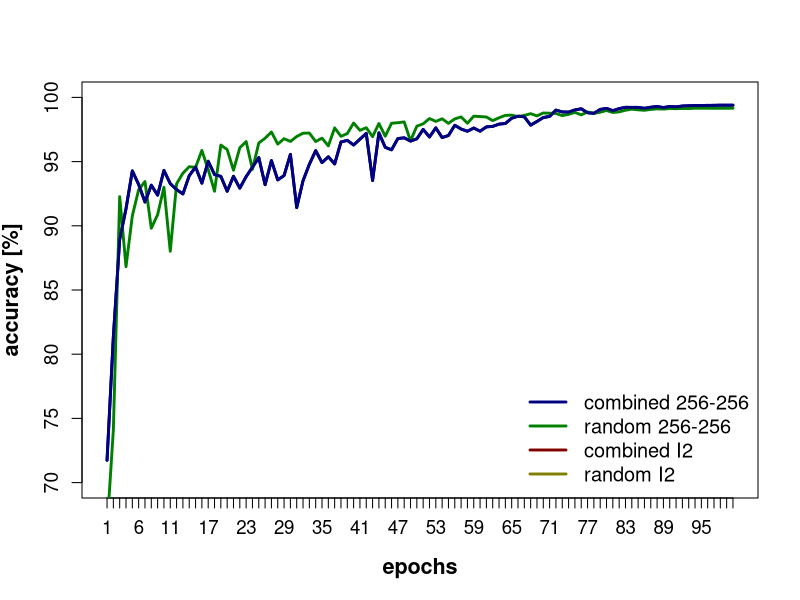

This chart was generated by the following R code:
legends = c('combined 256-256', 'random 256-256', 'combined I2', 'random I2')
epochs = 100
data = array(dim=c(length(legends), epochs))
data[1,] = c(71.73916697502136, 81.36583209037781, 88.93083333969116, 91.32750153541565, 94.27749991416931, 93.21583271026611, 91.84916615486145, 93.16208243370056, 92.38791704177856, 94.31583404541016, 93.28333377838135, 92.8208327293396, 92.48291730880737, 93.89916777610779, 94.58041548728943, 93.31875085830688, 95.02916812896729, 93.9900004863739, 93.85125160217285, 92.68958330154419, 93.85625123977661, 92.93208479881287, 93.82916688919067, 94.56666707992554, 95.3124988079071, 93.20000171661377, 95.08000016212463, 93.57500076293945, 93.91375064849854, 95.562082529068, 91.41666650772095, 93.51250052452087, 94.79291677474976, 95.85333466529846, 94.91999983787537, 95.37583231925964, 94.81874942779541, 96.52458190917969, 96.65583372116089, 96.29333257675171, 96.74625039100647, 97.19458222389221, 93.53208422660828, 97.2404158115387, 96.11250042915344, 95.91916799545288, 96.79499864578247, 96.85250043869019, 96.59749984741211, 96.77500128746033, 97.50583410263062, 96.91624999046326, 97.6283323764801, 96.87208294868469, 97.03249931335449, 97.8279161453247, 97.5374984741211, 97.36541628837585, 97.6129162311554, 97.36999988555908, 97.70333290100098, 97.74208307266235, 97.9200005531311, 97.96791553497314, 98.37875008583069, 98.53708386421204, 98.48999977111816, 97.84166693687439, 98.12333226203918, 98.43291640281677, 98.51916551589966, 99.01291608810425, 98.86833310127258, 98.85625004768372, 99.02416586875916, 99.11333203315735, 98.80541563034058, 98.76166701316833, 99.06208395957947, 99.14875030517578, 98.9662492275238, 99.12791609764099, 99.22666668891907, 99.22250032424927, 99.2229175567627, 99.15125012397766, 99.2354166507721, 99.2912495136261, 99.21124935150146, 99.29041624069214, 99.26083326339722, 99.3304169178009, 99.34916615486145, 99.37124967575073, 99.37291741371155, 99.37708258628845, 99.38291788101196, 99.39416646957397, 99.39374923706055, 99.39291715621948)
data[2,] = c(66.40625059604645, 74.1112494468689, 92.27333307266235, 86.82000160217285, 90.78083276748657, 92.81125068664551, 93.4458339214325, 89.80875134468079, 90.8662497997284, 93.00208330154419, 88.01666736602783, 93.2729160785675, 94.09833312034607, 94.603750705719, 94.55124974250793, 95.87000131607056, 94.38125133514404, 92.69416689872742, 96.28999948501587, 95.93874931335449, 94.32666659355164, 96.08250141143799, 96.55958294868469, 94.39666628837585, 96.45166635513306, 96.82166814804077, 97.30875015258789, 96.3629162311554, 96.78249835968018, 96.57000064849854, 96.9558334350586, 97.21041679382324, 97.2237503528595, 96.56458377838135, 96.82499885559082, 96.22250080108643, 97.62583255767822, 96.96874976158142, 97.18500018119812, 98.00541639328003, 97.43416666984558, 97.64041781425476, 96.94124937057495, 97.96833157539368, 96.97916626930237, 97.9883337020874, 98.0287492275238, 98.089998960495, 96.61666750907898, 97.76166677474976, 97.94333338737488, 98.35500001907349, 98.13208341598511, 98.33208203315735, 97.9812502861023, 98.32833290100098, 98.47916841506958, 97.99041628837585, 98.53541612625122, 98.50625157356262, 98.47541809082031, 98.19166660308838, 98.41541767120361, 98.60083341598511, 98.61958384513855, 98.5045850276947, 98.59750032424927, 98.73249888420105, 98.56208324432373, 98.78583192825317, 98.76749992370605, 98.7499988079071, 98.58083367347717, 98.68083357810974, 98.83333444595337, 98.64166617393494, 98.86666655540466, 98.76083254814148, 98.84666562080383, 98.97958278656006, 98.82791638374329, 98.8741660118103, 99.00291800498962, 99.08291578292847, 99.03333306312561, 98.99791598320007, 99.06583428382874, 99.10833358764648, 99.09250020980835, 99.13208246231079, 99.1225004196167, 99.13708209991455, 99.13416743278503, 99.15666699409485, 99.15791630744934, 99.15708303451538, 99.15500044822693, 99.15416598320007, 99.15333271026611, 99.15916562080383)
data[3,] = c(98.74208331108093, 99.135000705719, 99.22500014305115, 99.29166674613953, 99.3316662311554, 99.35249924659729, 99.37708377838135, 99.38249945640564, 99.42208409309387, 99.44166660308838, 99.447500705719, 99.46208357810974, 99.44499969482422, 99.48041677474976, 99.47291493415833, 99.4599986076355, 99.48041677474976, 99.48874950408936, 99.46916699409485, 99.49041843414307, 99.5004153251648, 99.49583411216736, 99.48833346366882, 99.49291706085205, 99.50541734695435, 99.49625015258789, 99.50374960899353, 99.52124953269958, 99.5229172706604, 99.52875018119812, 99.52916622161865, 99.53250050544739, 99.50958371162415, 99.53500032424927, 99.5354175567627, 99.52624917030334, 99.54625129699707, 99.5395827293396, 99.5354163646698, 99.53499913215637, 99.54708337783813, 99.53041672706604, 99.54750061035156, 99.5479166507721, 99.55791711807251, 99.5466661453247, 99.56291675567627, 99.54999923706055, 99.56083297729492, 99.56041693687439, 99.55416798591614, 99.56416606903076, 99.56624984741211, 99.56666707992554, 99.55000042915344, 99.55958485603333, 99.55874919891357, 99.5620846748352, 99.55625057220459, 99.56416726112366, 99.56458330154419, 99.57083225250244, 99.57250118255615, 99.57708239555359, 99.56583380699158, 99.55874919891357, 99.57124829292297, 99.56666588783264, 99.57666516304016, 99.57333445549011, 99.57375049591064, 99.57250118255615, 99.58291530609131, 99.57874894142151, 99.58041548728943, 99.57291603088379, 99.57625031471252, 99.57958340644836, 99.57708239555359, 99.57749962806702, 99.57208275794983, 99.57625031471252, 99.57500100135803, 99.57541704177856, 99.58124876022339, 99.57750082015991, 99.57833290100098, 99.5787501335144, 99.57416653633118, 99.57749962806702, 99.57416653633118, 99.5745837688446, 99.57666635513306, 99.57624912261963, 99.57541584968567, 99.57541584968567, 99.57541584968567, 99.57541584968567, 99.57541584968567, 99.57541584968567)
data[4,] = c(99.3583333492279, 99.60875034332275, 99.70124959945679, 99.80374932289124, 99.8479163646698, 99.87499952316284, 99.86583352088928, 99.8758339881897, 99.91333365440369, 99.8829174041748, 99.906667470932, 99.92083191871643, 99.93124961853027, 99.94083285331726, 99.90749955177307, 99.92291688919067, 99.9191665649414, 99.92583155632019, 99.9470841884613, 99.93374943733215, 99.92708206176758, 99.95000004768372, 99.94791626930237, 99.93250012397766, 99.95583295822144, 99.92291569709778, 99.9387514591217, 99.96583223342896, 99.94291663169861, 99.95583295822144, 99.95124936103821, 99.9566662311554, 99.95999932289124, 99.95041608810425, 99.95500087738037, 99.95750069618225, 99.96041655540466, 99.95374917984009, 99.95333433151245, 99.95416641235352, 99.9608325958252, 99.97750043869019, 99.96000051498413, 99.95875120162964, 99.96250033378601, 99.97375011444092, 99.97166752815247, 99.9708342552185, 99.96249914169312, 99.95708465576172, 99.96583342552185, 99.96833443641663, 99.95916604995728, 99.96249914169312, 99.96541619300842, 99.96833443641663, 99.96749997138977, 99.97458338737488, 99.97375011444092, 99.9666678905487, 99.96999979019165, 99.9679160118103, 99.97041702270508, 99.97750043869019, 99.97791647911072, 99.9679172039032, 99.96833443641663, 99.97333407402039, 99.97375011444092, 99.97833490371704, 99.9750006198883, 99.97416615486145, 99.97583270072937, 99.97416734695435, 99.97291684150696, 99.97458219528198, 99.97375011444092, 99.97750043869019, 99.97875094413757, 99.98083353042603, 99.97458457946777, 99.97874855995178, 99.97874975204468, 99.97583270072937, 99.97666716575623, 99.97291684150696, 99.97708320617676, 99.97750043869019, 99.97708320617676, 99.97791767120361, 99.97999906539917, 99.97874855995178, 99.97750043869019, 99.97791647911072, 99.97833371162415, 99.97833371162415, 99.97833371162415, 99.97791647911072, 99.97791647911072, 99.97791647911072)

grDevices:::initPSandPDFfonts()

marks = 1:epochs

line_width = 2.8
colors = c(rgb(0.0, 0.0, 0.5), rgb(0.0, 0.5, 0.0), rgb(0.5, 0.0, 0.0), rgb(0.5, 0.5, 0.0))
lab_cex=1.3
axis_cex=1.15
main_cex=1.5

X11(width=8, height=5)
plot(data[1,]~marks, ylim=c(70, 100), type="l", lwd=line_width, axes=F, col=colors[1],
	xlab="epochs", ylab="accuracy [%]", cex.lab=lab_cex, cex.main=main_cex, font.lab=2)
axis(1, at=marks, cex.axis=1.12)
axis(2, cex.axis=axis_cex)
box()

for (i in 2:length(labels)) {
	lines(data[i,]~marks, type="l", lwd=line_width, col=colors[i])
}

legend("bottomright", legends, bty="n", cex=1.2, lty=1, lwd=line_width, col=colors)
